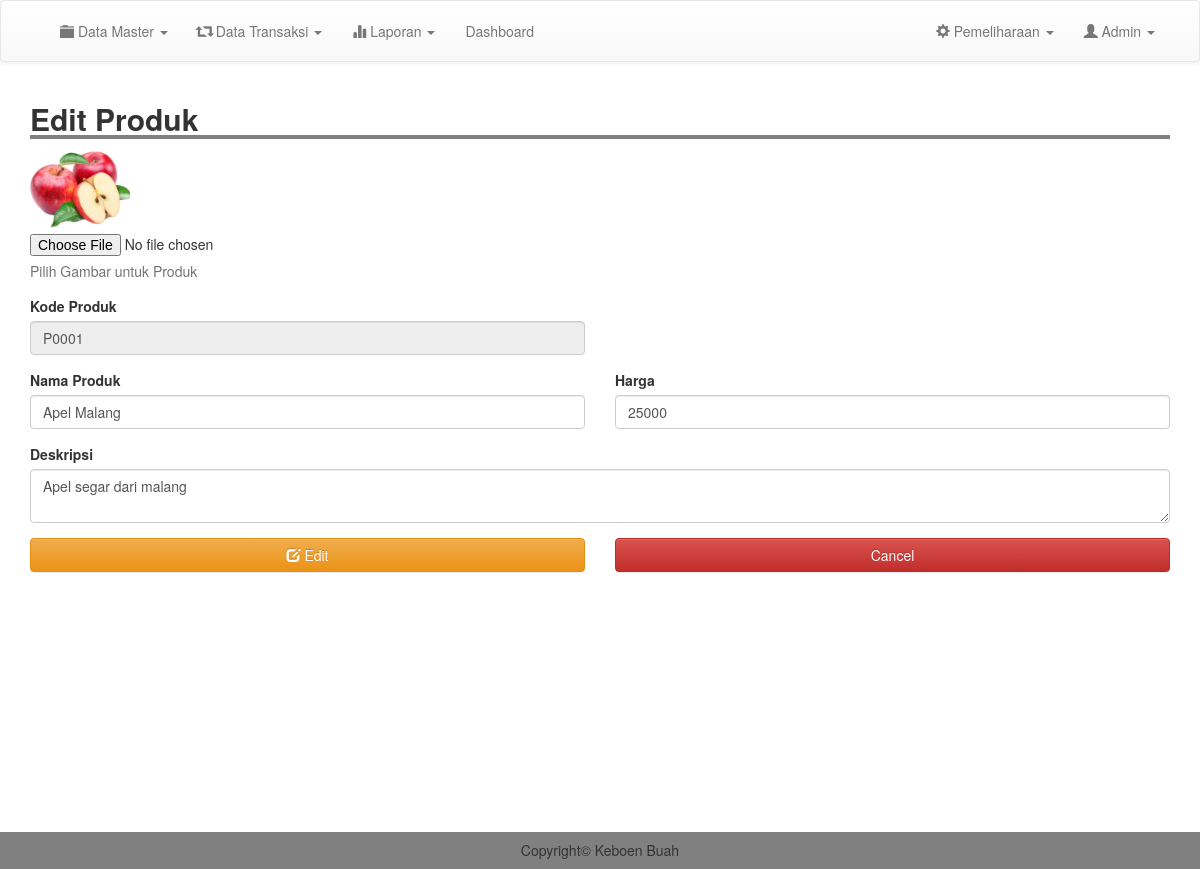
The page /admin/edit_produk.php?kode=P0001 (signed in) on the database its author committed.
### tables this page shows
CREATE TABLE `produk` (
  `kode_produk` varchar(100) NOT NULL,
  `nama` varchar(100) NOT NULL,
  `image` text NOT NULL,
  `deskripsi` text NOT NULL,
  `harga` int(11) NOT NULL
);

### admin/edit_produk.php (the view, shortened to what this page needs)
<?php
include 'header.php';
$kode_produk = $_GET['kode'];
$kode = mysqli_query($conn, "SELECT * from produk where kode_produk = '$kode_produk'");
$data = mysqli_fetch_assoc($kode);
?>
<div class="container">
	<h2 style=" width: 100%; border-bottom: 4px solid gray"><b>Edit Produk</b></h2>
	<form action="proses/edit_produk.php" method="POST" enctype="multipart/form-data">
		<div class="form-group">
			<label for="exampleInputFile"><img src="../image/produk/<?= $data['image']; ?>" width="100"></label>
			<input type="file" id="exampleInputFile" name="files">
			<p class="help-block">Pilih Gambar untuk Produk</p>
		</div>
		<div class="row">
			<div class="col-md-6">
				<div class="form-group">
					<label for="exampleInputEmail1">Kode Produk</label>
					<input type="text" class="form-control" id="exampleInputEmail1" placeholder="Masukkan Nama Produk" disabled value="<?= $data['kode_produk']; ?>">
				</div>
			</div>
		</div>
		<div class="row">
			<div class="col-md-6">
				<div class="form-group">
					<label for="exampleInputEmail1">Nama Produk</label>
					<input type="text" class="form-control" id="exampleInputEmail1" placeholder="Masukkan Nama Produk" name="nama" value="<?= $data['nama']; ?>">
				</div>
			</div>
			<div class="col-md-6">
				<div class="form-group">
					<label for="exampleInputEmail1">Harga</label>
					<input type="number" class="form-control" id="exampleInputEmail1" placeholder="masukkan Harga" name="harga" value="<?= $data['harga']; ?>">
				</div>
			</div>
		</div>
		<div class="form-group">
			<label for="exampleInputPassword1">Deskripsi</label>
			<textarea name="desk" class="form-control"><?= $data['deskripsi']; ?></textarea>
		</div>
		<div class="row">
			<div class="col-md-6">
				<button type="submit" class="btn btn-warning btn-block"><i class="glyphicon glyphicon-edit"></i> Edit</button>
			</div>
			<div class="col-md-6">
				<a href="m_produk.php" class="btn btn-danger btn-block">Cancel</a>
			</div>
		</div>
		<br>
	</form>
</div>
<br>
<br>
<br>
<br>
<br>
<br>
<br>
<br>
<br>
<br>
<br>
<br>
<?php
include 'footer.php';
?>

### css/style.css (style rules this page uses)
body { margin:0; padding: 0; }

### rows shown on the page
produk: image (picture), kode_produk "P0001", nama "Apel Malang", harga "25000", desk "Apel segar dari malang"
